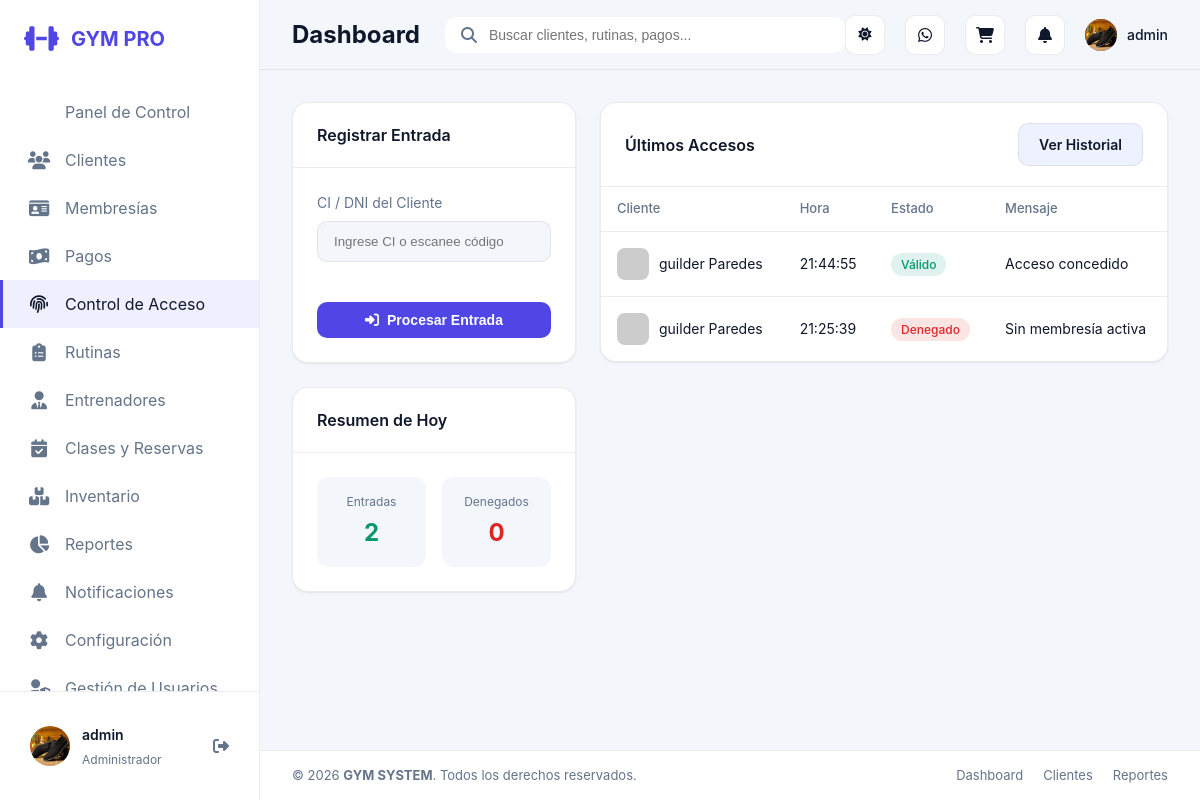
The page /acceso/ (signed in) on the database its author committed.
### apps/core/models.py (models this page shows, shortened)
class UserProfile(models.Model):
    ROLE_ADMIN = 'ADMIN'
    ROLE_RECEPTION = 'RECEPCIONISTA'
    ROLE_TRAINER = 'ENTRENADOR'
    ROLE_CLIENT = 'CLIENTE'
    ROLE_CHOICES = [
        (ROLE_ADMIN, 'Administrador'),
        (ROLE_RECEPTION, 'Recepcionista'),
        (ROLE_TRAINER, 'Entrenador'),
        (ROLE_CLIENT, 'Cliente'),
    ]
    user = models.OneToOneField(settings.AUTH_USER_MODEL, on_delete=models.CASCADE, related_name='profile')
    role = models.CharField(max_length=20, choices=ROLE_CHOICES, default=ROLE_RECEPTION)
    profile_photo = models.ImageField(upload_to='perfiles/', blank=True, null=True)
    client = models.OneToOneField(Client, on_delete=models.SET_NULL, null=True, blank=True, related_name='auth_profile')
    trainer = models.OneToOneField(Trainer, on_delete=models.SET_NULL, null=True, blank=True, related_name='auth_profile')
    @property
    def role_label(self):
        return self.get_role_display()

### apps/access/models.py (models this page shows, shortened)
class AccessRecord(models.Model):
    client = models.ForeignKey(Client, on_delete=models.CASCADE)
    timestamp = models.DateTimeField(default=timezone.now)
    entry_type = models.CharField(max_length=50, choices=[
        ('ENTRADA', 'Entrada'),
        ('SALIDA', 'Salida'),
    ], default='ENTRADA')
    method = models.CharField(max_length=50, choices=[
        ('QR', 'QR'),
        ('CODIGO', 'Código'),
        ('HUELLA', 'Huella'),
    ], default='CODIGO')
    valid = models.BooleanField(default=True)
    message = models.CharField(max_length=255, blank=True)

### apps/clients/models.py (models this page shows, shortened)
class Client(models.Model):
    first_name = models.CharField(max_length=120)
    last_name = models.CharField(max_length=120)
    ci = models.CharField(max_length=40, unique=True)
    phone = models.CharField(max_length=40)
    email = models.EmailField(blank=True)
    profile_photo = models.ImageField(upload_to='clientes/', blank=True, null=True)
    join_date = models.DateField(default=timezone.now)
    is_active = models.BooleanField(default=True)
    height_cm = models.DecimalField(max_digits=5, decimal_places=2, blank=True, null=True)
    weight_kg = models.DecimalField(max_digits=5, decimal_places=2, blank=True, null=True)
    trainer = models.ForeignKey(Trainer, on_delete=models.SET_NULL, blank=True, null=True, related_name='clients')
    notes = models.TextField(blank=True)
    @property
    def full_name(self):
        return f'{self.first_name} {self.last_name}'

### apps/access/views.py (the view, shortened to what this page needs)
# urls.py: path('', views.access_panel, name='access_panel'),
@role_required(UserProfile.ROLE_ADMIN, UserProfile.ROLE_RECEPTION)
def access_panel(request):
    recent_access = AccessRecord.objects.all().order_by('-timestamp')[:20]
    context = {'recent_access': recent_access}
    return render(request, 'access/access_panel.html', context)

### apps/core/permissions.py (called while the page is built)
def get_user_profile(user):
    if not user or not user.is_authenticated:
        return None
    default_role = UserProfile.ROLE_ADMIN if user.is_superuser else UserProfile.ROLE_RECEPTION
    profile, _ = UserProfile.objects.get_or_create(
        user=user,
        defaults={'role': default_role},
    )
    if user.is_superuser and profile.role != UserProfile.ROLE_ADMIN:
        profile.role = UserProfile.ROLE_ADMIN
        profile.save(update_fields=['role'])
    return profile

def get_user_role(user):
    if not user or not user.is_authenticated:
        return None
    if user.is_superuser:
        return UserProfile.ROLE_ADMIN
    profile = get_user_profile(user)
    return profile.role if profile else None

def get_role_label(role):
    return ROLE_LABELS.get(role, 'Sin rol')

def get_linked_client(user):
    profile = get_user_profile(user)
    return profile.client if profile else None

def get_linked_trainer(user):
    profile = get_user_profile(user)
    return profile.trainer if profile else None

def has_role(user, *allowed_roles):
    role = get_user_role(user)
    return role in allowed_roles

def role_required(*allowed_roles):
    def decorator(view_func):
        @wraps(view_func)
        def wrapped_view(request, *args, **kwargs):
            if not request.user.is_authenticated:
                return redirect('login')
            if has_role(request.user, *allowed_roles):
                return view_func(request, *args, **kwargs)
            messages.error(request, 'No tienes permisos para acceder a esta sección.')
            return redirect('dashboard')
        return wrapped_view
    return decorator

### templates/access/access_panel.html (shortened to what this page needs)
{% extends 'base.html' %}
{% block content %}
<div class="dashboard-grid" style="grid-template-columns: 1fr 2fr;">
    <div class="grid-left">
        <div class="card">
            <div class="card-header">
                <h3 class="card-title">Registrar Entrada</h3>
            </div>
            <div class="card-body">
                <form action="" method="POST">
                    <div class="form-group">
                        <label for="ci">CI / DNI del Cliente</label>
                        <input type="text" name="ci" id="ci" class="form-control" placeholder="Ingrese CI o escanee código" autofocus required>
                    </div>
                    <button type="submit" class="btn btn-primary" style="width: 100%; justify-content: center; margin-top: 20px;">
                        <i class="fas fa-sign-in-alt"></i> Procesar Entrada
                    </button>
                </form>
            </div>
        </div>
        <div class="card" style="margin-top: 24px;">
            <div class="card-header">
                <h3 class="card-title">Resumen de Hoy</h3>
            </div>
            <div class="card-body">
                <div style="display: grid; grid-template-columns: 1fr 1fr; gap: 16px;">
                    <div style="background: var(--bg-body); padding: 16px; border-radius: 12px; text-align: center;">
                        <span style="display: block; font-size: 12px; color: var(--text-muted); margin-bottom: 4px;">Entradas</span>
                        <span style="font-size: 24px; font-weight: 700; color: var(--color-success);">{{ recent_access.count }}</span>
                    </div>
                    <div style="background: var(--bg-body); padding: 16px; border-radius: 12px; text-align: center;">
                        <span style="display: block; font-size: 12px; color: var(--text-muted); margin-bottom: 4px;">Denegados</span>
                        <span style="font-size: 24px; font-weight: 700; color: var(--color-danger);">0</span>
                    </div>
                </div>
            </div>
        </div>
    </div>
    <div class="grid-right">
        <div class="card">
            <div class="card-header">
                <h3 class="card-title">Últimos Accesos</h3>
                <a href="{% url 'access_history' %}" class="btn btn-secondary btn-sm">Ver Historial</a>
            </div>
            <div class="card-body" style="padding: 0;">
                <div class="table-container">
                    <table>
                        <thead>
                            <tr>
                                <th>Cliente</th>
                                <th>Hora</th>
                                <th>Estado</th>
                                <th>Mensaje</th>
                            </tr>
                        </thead>
                        <tbody>
                            {% for access in recent_access %}
                            <tr>
                                <td>
                                    <div style="display: flex; align-items: center; gap: 10px;">
                                        <img src="https://ui-avatars.com/api/?name={{ access.client.full_name }}&background=random" style="width: 32px; height: 32px; border-radius: 8px;">
                                        <span>{{ access.client.full_name }}</span>
                                    </div>
                                </td>
                                <td>{{ access.timestamp|date:"H:i:s" }}</td>
                                <td>
                                    {% if access.valid %}
                                    <span class="badge-status status-active">Válido</span>
                                    {% else %}
                                    <span class="badge-status status-expired">Denegado</span>
                                    {% endif %}
                                </td>
                                <td>{{ access.message }}</td>
                            </tr>
                            {% empty %}
                            <tr>
                                <td colspan="4" style="text-align: center; padding: 48px; color: var(--text-muted);">No hay registros recientes.</td>
                            </tr>
                            {% endfor %}
                        </tbody>
                    </table>
                </div>
            </div>
        </div>
    </div>
</div>
{% endblock %}

### templates/components/sidebar.html (shortened to what this page needs)
<aside class="sidebar">
    <div class="sidebar-header">
        <a href="{% url 'dashboard' %}" class="logo">
            <i class="fas fa-dumbbell"></i>
            <span>GYM PRO</span>
        </a>
    </div>
    <nav class="sidebar-nav">
        <a href="{% url 'dashboard' %}" class="nav-item {% if request.resolver_match.url_name == 'dashboard' %}active{% endif %}">
            <span>Panel de Control</span>
        </a>
        {% if request.user.profile.role == 'ADMIN' or request.user.profile.role == 'RECEPCIONISTA' %}
        <a href="{% url 'client_list' %}" class="nav-item {% if 'client' in request.resolver_match.url_name %}active{% endif %}">
            <i class="fas fa-users"></i>
            <span>Clientes</span>
        </a>
        {% endif %}
        {% if request.user.profile.role == 'ADMIN' or request.user.profile.role == 'RECEPCIONISTA' %}
        <a href="{% url 'plan_list' %}" class="nav-item {% if 'plan' in request.resolver_match.url_name %}active{% endif %}">
            <i class="fas fa-id-card"></i>
            <span>Membresías</span>
        </a>
        {% endif %}
        {% if request.user.profile.role == 'ADMIN' or request.user.profile.role == 'RECEPCIONISTA' %}
        <a href="{% url 'payment_list' %}" class="nav-item {% if 'payment' in request.resolver_match.url_name %}active{% endif %}">
            <i class="fas fa-money-bill-wave"></i>
            <span>Pagos</span>
        </a>
        {% endif %}
        {% if request.user.profile.role == 'ADMIN' or request.user.profile.role == 'RECEPCIONISTA' %}
        <a href="{% url 'access_panel' %}" class="nav-item {% if 'access' in request.resolver_match.url_name %}active{% endif %}">
            <i class="fas fa-fingerprint"></i>
            <span>Control de Acceso</span>
        </a>
        {% endif %}
        {% if request.user.profile.role == 'ADMIN' or request.user.profile.role == 'ENTRENADOR' %}
        <a href="{% url 'routine_list' %}" class="nav-item {% if 'routine' in request.resolver_match.url_name %}active{% endif %}">
            <i class="fas fa-clipboard-list"></i>
            <span>Rutinas</span>
        </a>
        {% endif %}
        {% if request.user.profile.role == 'ADMIN' %}
        <a href="{% url 'trainers:list' %}" class="nav-item {% if 'trainers' in request.resolver_match.app_name %}active{% endif %}">
            <i class="fas fa-user-tie"></i>
            <span>Entrenadores</span>
        </a>
        {% endif %}
        {% if request.user.profile.role != 'CLIENTE' %}
        <a href="{% url 'reservation_list' %}" class="nav-item {% if 'reservation' in request.resolver_match.url_name %}active{% endif %}">
            <i class="fas fa-calendar-check"></i>
            <span>Clases y Reservas</span>
        </a>
        {% endif %}
        {% if request.user.profile.role == 'ADMIN' or request.user.profile.role == 'RECEPCIONISTA' %}
        <a href="{% url 'product_list' %}" class="nav-item {% if 'product' in request.resolver_match.url_name %}active{% endif %}">
            <i class="fas fa-boxes-stacked"></i>
            <span>Inventario</span>
        </a>
        {% endif %}
        {% if request.user.profile.role == 'ADMIN' %}
        <a href="{% url 'reports_dashboard' %}" class="nav-item {% if 'reports' in request.resolver_match.url_name %}active{% endif %}">
            <i class="fas fa-chart-pie"></i>
            <span>Reportes</span>
        </a>
        {% endif %}
        {% if request.user.profile.role != 'CLIENTE' %}
        <a href="{% url 'notification_list' %}" class="nav-item {% if 'notification' in request.resolver_match.url_name %}active{% endif %}">
            <i class="fas fa-bell"></i>
            <span>Notificaciones</span>
        </a>
        {% endif %}
        {% if request.user.profile.role == 'ADMIN' %}
        <a href="{% url 'system_settings' %}" class="nav-item {% if 'system_settings' in request.resolver_match.url_name %}active{% endif %}">
            <i class="fas fa-gear"></i>
            <span>Configuración</span>
        </a>
        <a href="{% url 'user_list' %}" class="nav-item {% if 'user' in request.resolver_match.url_name %}active{% endif %}">
            <i class="fas fa-user-shield"></i>
            <span>Gestión de Usuarios</span>
        </a>
        {% endif %}
    </nav>
    <div class="sidebar-footer">
        <div class="user-profile">
            {% if request.user.profile.role == 'CLIENTE' and request.user.profile.client.profile_photo %}
                <img src="{{ request.user.profile.client.profile_photo.url }}" alt="User" class="user-avatar">
            {% elif request.user.profile.profile_photo %}
                <img src="{{ request.user.profile.profile_photo.url }}" alt="User" class="user-avatar">
            {% else %}
                <img src="https://ui-avatars.com/api/?name={{ request.user.get_full_name|default:request.user.username }}&background=6366f1&color=fff" alt="User" class="user-avatar">
            {% endif %}
            <div class="user-info">
                <span class="user-name">{{ request.user.get_full_name|default:request.user.username }}</span>
                <span class="user-role">{{ request.user.profile.role_label }}</span>
            </div>
            <a href="{% url 'logout' %}" title="Cerrar Sesión" style="color: var(--text-muted);"><i class="fas fa-sign-out-alt"></i></a>
        </div>
    </div>
</aside>

### templates/components/navbar.html (shortened to what this page needs)
<nav class="navbar">
    <div class="navbar-left">
        <h2 class="page-title">
            {% block page_title %}Dashboard{% endblock %}
        </h2>
    </div>
    <div class="navbar-center">
        <div class="search-bar">
            <i class="fas fa-search"></i>
            <input type="text" placeholder="Buscar clientes, rutinas, pagos...">
        </div>
    </div>
    <div class="navbar-right">
        <div class="navbar-actions">
            <button type="button" class="nav-btn theme-toggle" id="themeToggle" title="Cambiar tema" aria-label="Cambiar tema">
                <i class="fas fa-sun theme-icon theme-icon-light"></i>
            </button>
            <a href="#" class="nav-btn" title="Mensajes">
                <i class="fab fa-whatsapp"></i>
            </a>
            <a href="{% url 'cart_detail' %}" class="nav-btn" title="Carrito de Ventas">
                <i class="fas fa-shopping-cart"></i>
            </a>
            <a href="{% url 'notification_list' %}" class="nav-btn" title="Notificaciones">
                <i class="fas fa-bell"></i>
            </a>
            <div class="user-menu">
                <div class="user-avatar-mini">
                    {% if request.user.profile.role == 'CLIENTE' and request.user.profile.client.profile_photo %}
                        <img src="{{ request.user.profile.client.profile_photo.url }}" style="width: 100%; height: 100%; border-radius: 50%; object-fit: cover;">
                    {% elif request.user.profile.profile_photo %}
                        <img src="{{ request.user.profile.profile_photo.url }}" style="width: 100%; height: 100%; border-radius: 50%; object-fit: cover;">
                    {% else %}
                        {{ request.user.username|slice:":1"|upper }}
                    {% endif %}
                </div>
                <span class="user-name-mini">{{ request.user.username }}</span>
            </div>
        </div>
    </div>
</nav>

### rows shown on the page
AccessRecord: client.full_name "guilder Paredes", timestamp "21:44:55", valid "Válido", message "Acceso concedido"
AccessRecord: client.full_name "guilder Paredes", timestamp "21:25:39", valid "Denegado", message "Sin membresía activa"

### other values the page prints
{{ request.user.get_full_name|default:request.user.username }} "admin"
{{ request.user.profile.role_label }} "Administrador"
{{ request.user.username }} "admin"
{{ recent_access.count }} "2"
